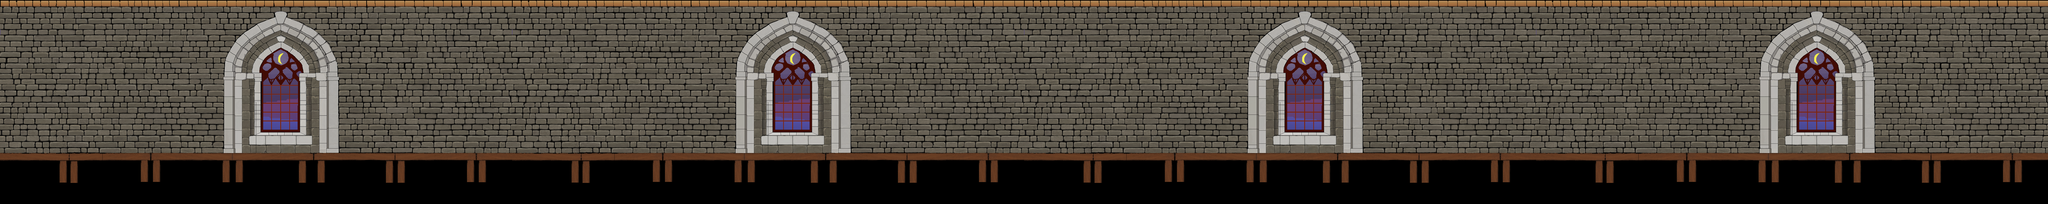

Tiled map render using the project's own tile images. Description and the whole map definition, tile-layer contents included, below:
An orthogonal 40x4 tile map with 300x300 px tiles, 1 tile layer (Tile Layer 1).

<map version="1.10" tiledversion="1.10.2" orientation="orthogonal" renderorder="right-down" width="40" height="4" tilewidth="300" tileheight="300" infinite="0" nextlayerid="2" nextobjectid="1">
 <tileset firstgid="1" source="CastleTextures.tsx" />
 <layer id="1" name="Tile Layer 1" width="40" height="4">
  <data encoding="csv">
3,4,5,6,7,8,9,10,11,2,3,4,5,6,7,8,9,10,11,2,3,4,5,6,7,8,9,10,11,2,3,4,5,6,7,8,9,10,11,2,
12,13,14,15,16,17,18,19,20,21,12,13,14,15,16,17,18,19,20,21,12,13,14,15,16,17,18,19,20,21,12,13,14,15,16,17,18,19,20,21,
22,23,24,25,26,27,28,29,30,31,22,23,24,25,26,27,28,29,30,31,22,23,24,25,26,27,28,29,30,31,22,23,24,25,26,27,28,29,30,31,
32,33,34,35,36,37,38,39,40,41,32,33,34,35,36,37,38,39,40,41,32,33,34,35,36,37,38,39,40,41,32,33,34,35,36,37,38,39,40,41
</data>
 </layer>
</map>